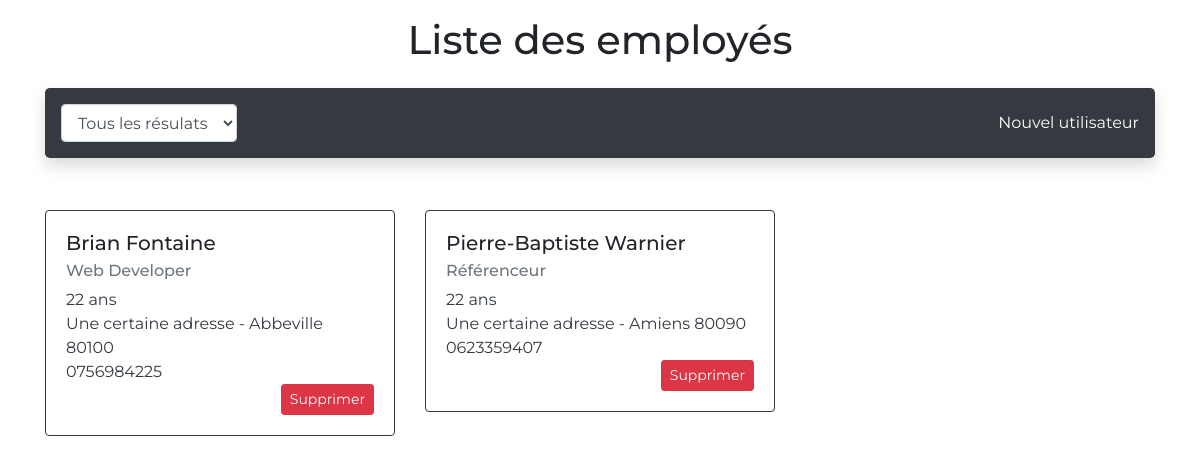
The page / on the database its author committed.
### tables this page shows
CREATE TABLE IF NOT EXISTS `users` (
  `users_id` int(11) NOT NULL AUTO_INCREMENT,
  `lastname` varchar(50) NOT NULL,
  `firstname` varchar(50) NOT NULL,
  `birthdate` date NOT NULL,
  `address` text NOT NULL,
  `zipcode` int(5) NOT NULL,
  `phone` varchar(10) NOT NULL,
  `services_id` int(11) NOT NULL,
  PRIMARY KEY (`users_id`),
  KEY `FK_service_id` (`services_id`)
);

CREATE TABLE IF NOT EXISTS `services` (
  `services_id` int(11) NOT NULL AUTO_INCREMENT,
  `name` varchar(50) NOT NULL,
  `description` varchar(100) NOT NULL,
  PRIMARY KEY (`services_id`)
);

### utils/Database.php (called while the page is built, shortened)
<?php
	class Database
	{
		private static $pdo = null;
		public static function getPDO()
		{
			$dsn = 'mysql:host='.HOST.';dbname='.DATABASE.';charset=utf8';
        	$option = ERR;
        	if (is_null(self::$pdo)) {
	        	try {
	        		self::$pdo = new PDO($dsn, USER, PASSWORD, $option);
	        	}
	        	catch (PDOException $e) {
	        		die('Le lien vers la base de donnée a échoué '.$e->getMessage());
	        	}
	        }
	        return self::$pdo;
		}
	}

### controllers/index_controller.php (called while the page is built, shortened)
<?php
	require_once dirname(__FILE__).'/../models/User.php';
	$user = new User;
	if(!empty($_GET['filter']) && ctype_digit($_GET['filter'])){
		$service_id = trim(filter_input(INPUT_GET, 'filter', FILTER_SANITIZE_NUMBER_INT));
		$user->service_id = $service_id;
		$user_list = $user->readFilter();
	} else {
		$user_list = $user->readAll();
	}
?>

### models/User.php (called while the page is built, shortened)
<?php
	require_once dirname(__FILE__).'/../utils/Database.php';
	class User
	{
		private $database;
		public function __construct($userArray = [])
		{
	        $this->database = Database::getPDO();
		}
		public function readAll()
		{
			$select_SQL = 'SELECT users.users_id, users.lastname, users.firstname, TIMESTAMPDIFF(year, users.birthdate, CURRENT_DATE) AS age, users.address, users.zipcode, users.phone, services.name AS service_name FROM users JOIN services ON users.services_id = services.services_id ORDER BY users.lastname ASC';
			$userStatement = $this->database->query($select_SQL);
			$user_list = [];
			if ($userStatement instanceof PDOStatement) {
				$user_list = $userStatement->fetchAll(PDO::FETCH_OBJ);
			}
			return $user_list;
		}
	}

### index.php (the view, shortened to what this page needs)
<?php
	require_once dirname(__FILE__).'/controllers/index_controller.php';
?>
<!DOCTYPE html>
<html>
	<head>
		<link rel="stylesheet" type="text/css" href="/assets/css/style.css">
		<link rel="stylesheet" type="text/css" href="/assets/libraries/bootstrap-4.3.1-dist/css/bootstrap.min.css">
		<link rel="stylesheet" type="text/css" href="/assets/libraries/font-awesome-5.5.0/css/all.css">
	</head>
	<body>
		<div class="container">
			<div class="p-3 w-100 text-center">
				<h1>Liste des employés</h1>
			</div>
			<div class="p-3 w-100 bg-dark rounded-lg shadow d-flex justify-content-between align-items-center">
				<form action="" method="GET">
					<div class="d-flex">
						<select class="form-control" name="filter" id="filter">
							<option value="">Tous les résulats</option>
						</select>
					</div>
				</form>
				<div>
					<a class="text-white" href="/controllers/new_user_controller.php">Nouvel utilisateur</a>
				</div>
			</div>
			<div class="mt-5 row" id="UsersList">
				<?php if (count($user_list) === 0) : ?>
					<div class="col-12">Aucun utilisateur n'est enregistré dans la base</div>
				<?php else: ?>
					<?php foreach ($user_list as $user) : ?>
						<div class="col-lg-4 col-md-6">
							<div class="my-1 card border-dark">
								<div class="card-body">
									<h5 class="card-title"><?= $user->firstname.' '.$user->lastname; ?></h5>
									<h6 class="card-subtitle mb-2 text-muted"><?= $user->service_name; ?></h6>
									<div class="text-dark"><?= $user->age; ?> ans</div>
									<div class="text-dark"><?= $user->address.' '.$user->zipcode; ?></div>
									<div class="text-dark"><?= $user->phone; ?></div>
									<div class="w-100 d-flex justify-content-end">
										<form action="" method="POST">
											<button class="btn btn-sm btn-danger delete" type="button" data-delete="<?= $user->users_id; ?>">Supprimer</button>
										</form>
									</div>
								</div>
							</div>
						</div>
					<?php endforeach; ?>
				<?php endif; ?>
			</div>
		</div>
	</body>
</html>

### assets/css/style.css (style rules this page uses)
body { font-family: 'Montserrat', sans-serif !important; }

### rows shown on the page
users: firstname "Brian", lastname "Fontaine", services.name "Web Developer", age "22", address "Une certaine adresse - Abbeville", zipcode "80100", phone "0756984225"
users: firstname "Pierre-Baptiste", lastname "Warnier", services.name "Référenceur", age "22", address "Une certaine adresse - Amiens", zipcode "80090", phone "0623359407"
